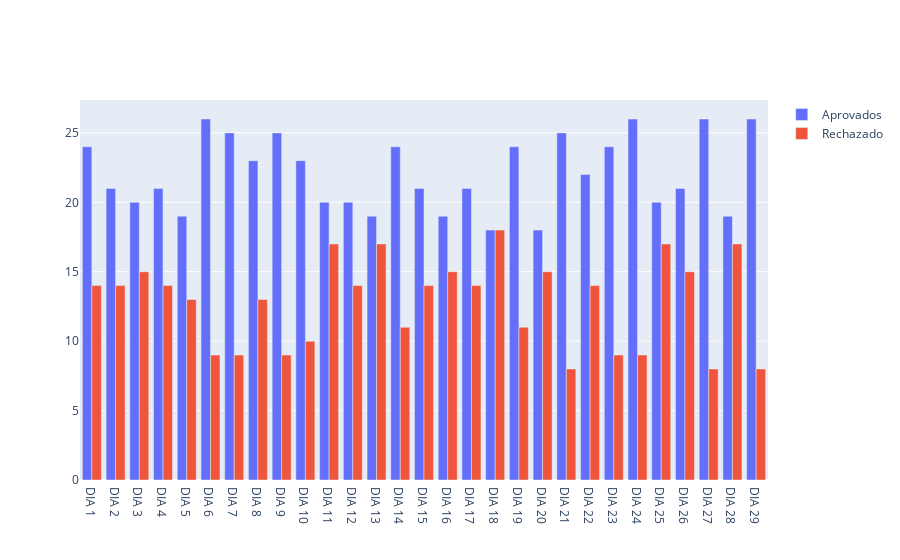

Write notebook code for a chart like this one.
### Markdown cell above
### Porcentaje de vehiculos aprovados y no aprovados por dia.

### Code cell
dias_en_minutos = 24*60
segundos = list([x*24*60 for x in range(31)])
segundos.pop(0)

dia_actual = segundos[0]
resultados = dict()
lista = []

for i in emov.automoviles:
    if i[1] <= dia_actual:
        lista.append(i[0].estado)
    else:
        resultados[dia_actual] = lista
        dia_actual = segundos[segundos.index(dia_actual)+1]
        lista = list()

from collections import Counter

pasar_a_dias = lambda x : x/(24*60)
rst = list(map(pasar_a_dias, list(resultados.keys())))

new_resultados = dict(zip(rst, list(resultados.values())))

aprobados_por_dia = {f'DIA {int(key)}': Counter(values).get('listo') for key, values in new_resultados.items()}
rechazados_por_dia  = {key: Counter(values).get('renegado') for key, values in new_resultados.items()}

import plotly.graph_objects as go

x_values=list(livianos_por_dia.keys())

fig = go.Figure(data=[
    go.Bar(name='Aprovados', x=x_values, y=list(aprobados_por_dia.values())),
    go.Bar(name='Rechazado',  x=x_values, y=list(rechazados_por_dia.values()))
])
# Change the bar mode
fig.update_layout(barmode='group')
fig.show()

### Figure 1 — Plotly figure (JSON) as saved in the notebook; plotly's stock layout.template omitted (floating-point values rounded to 4 significant figures)
{"data": [{"name": "Aprovados", "x": ["DIA 1", "DIA 2", "DIA 3", "DIA 4", "DIA 5", "DIA 6", "DIA 7", "DIA 8", "DIA 9", "DIA 10", "DIA 11", "DIA 12", "DIA 13", "DIA 14", "DIA 15", "DIA 16", "DIA 17", "DIA 18", "DIA 19", "DIA 20", "DIA 21", "DIA 22", "DIA 23", "DIA 24", "DIA 25", "DIA 26", "DIA 27", "DIA 28", "DIA 29"], "y": [24, 21, 20, 21, 19, 26, 25, 23, 25, 23, 20, 20, 19, 24, 21, 19, 21, 18, 24, 18, 25, 22, 24, 26, 20, 21, 26, 19, 26], "type": "bar"}, {"name": "Rechazado", "x": ["DIA 1", "DIA 2", "DIA 3", "DIA 4", "DIA 5", "DIA 6", "DIA 7", "DIA 8", "DIA 9", "DIA 10", "DIA 11", "DIA 12", "DIA 13", "DIA 14", "DIA 15", "DIA 16", "DIA 17", "DIA 18", "DIA 19", "DIA 20", "DIA 21", "DIA 22", "DIA 23", "DIA 24", "DIA 25", "DIA 26", "DIA 27", "DIA 28", "DIA 29"], "y": [14, 14, 15, 14, 13, 9, 9, 13, 9, 10, 17, 14, 17, 11, 14, 15, 14, 18, 11, 15, 8, 14, 9, 9, 17, 15, 8, 17, 8], "type": "bar"}], "layout": {"barmode": "group"}}
